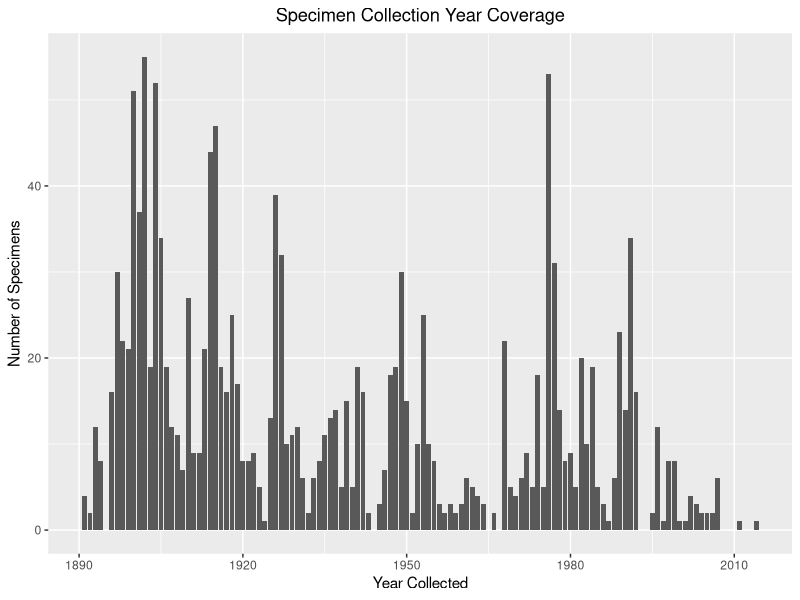
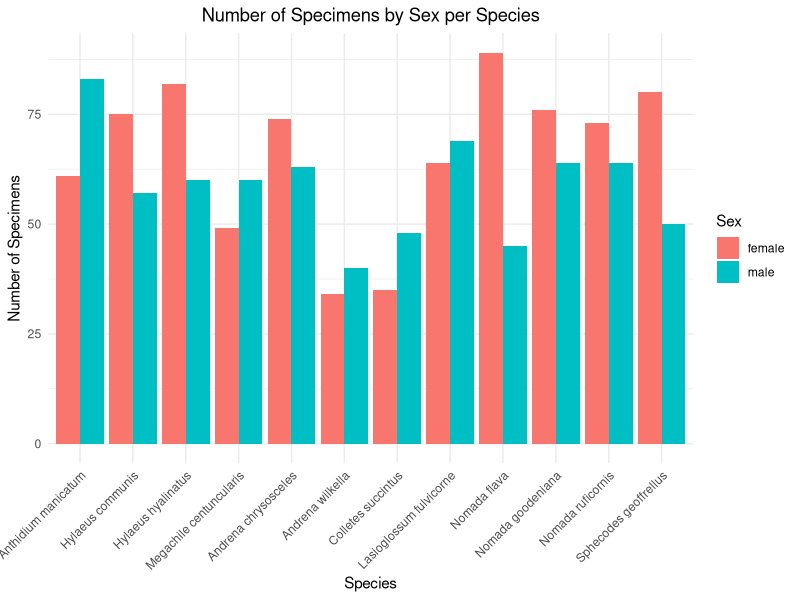

The R source for these figures, in order:

library(ggplot2)
library(dplyr)


# Read in the dataset

bees_explore <- read.csv("Data/26_04_26_bees_temps_5km.csv")


# Set species order so they are organised by ecology and consistent across plots
species_order <- c(
  "Anthidium manicatum",
  "Hylaeus communis",
  "Hylaeus hyalinatus",
  "Megachile centuncularis",
  "Andrena chrysosceles",
  "Andrena wilkella",
  "Colletes succintus",
  "Lasioglossum fulvicorne",
  "Nomada flava",
  "Nomada goodeniana",
  "Nomada ruficornis",
  "Sphecodes geoffrellus"
)
bees_explore$full_name <- factor(bees_explore$full_name, levels = species_order)


# Plot the number of bee specimens measured from each year

ggplot(bees_explore, aes(x = year)) + geom_bar() + ggtitle("Specimen Collection Year Coverage") + theme(plot.title = element_text(hjust = 0.5)) + xlab("Year Collected") + ylab("Number of Specimens")



# Plot the number of specimens of each sex for each species
ggplot(bees_explore, aes(x = full_name, fill = sex)) +
  geom_bar(position = "dodge") +
  labs(
    title = "Number of Specimens by Sex per Species",
    x = "Species",
    y = "Number of Specimens",
    fill = "Sex"
  ) +
  theme_minimal() +
  theme(
    plot.title = element_text(hjust = 0.5),
    axis.text.x = element_text(angle = 45, hjust = 1)
  )


# Summary statistics - mean size and variation in size per species
# Using ITD as proxy for body size
